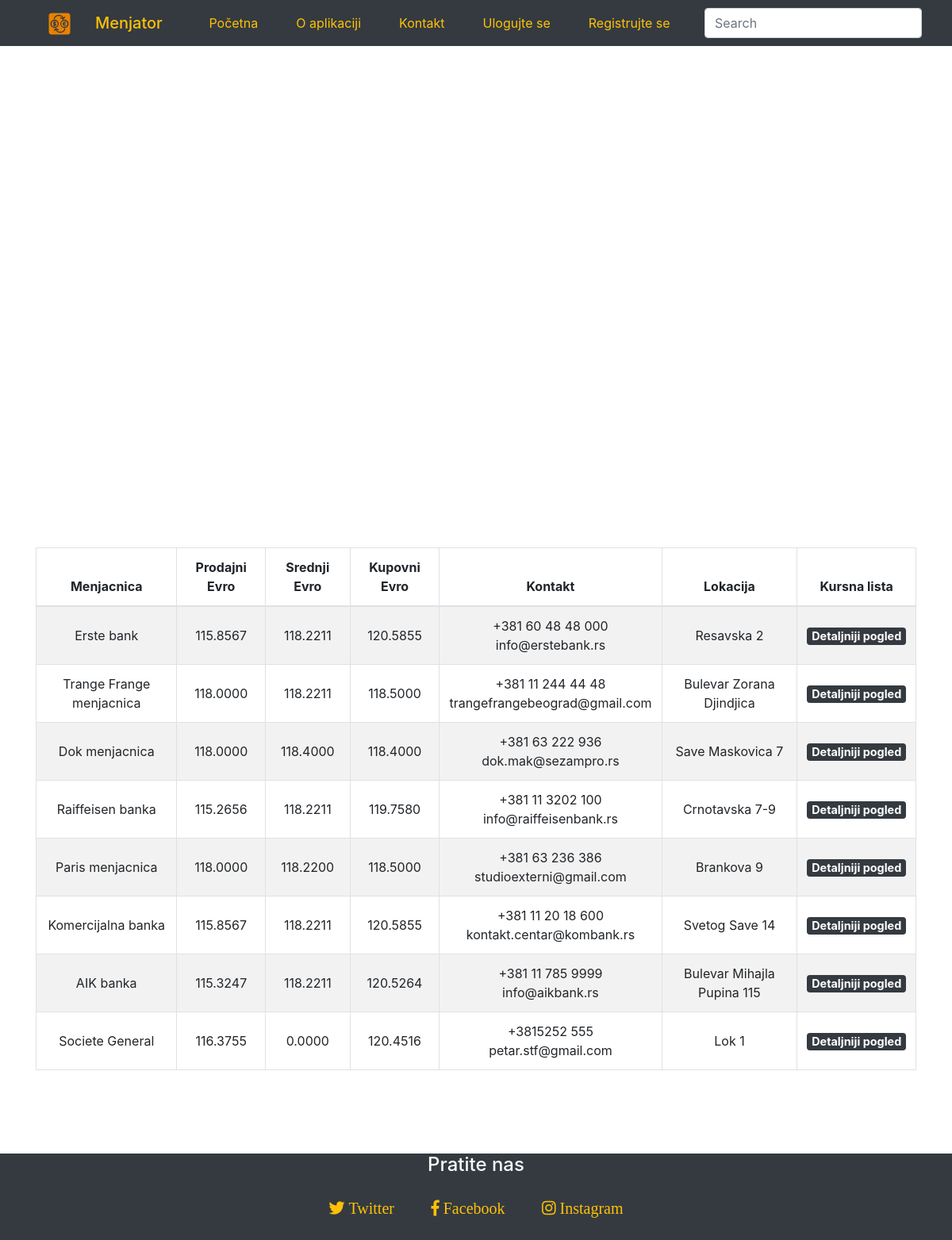
The page / on the database its author committed.
### tables this page shows
CREATE TABLE `currency_list` (
  `currency_list_id` int(11) NOT NULL AUTO_INCREMENT,
  `exchange_office_id` int(11) NOT NULL,
  `currency_id` int(11) NOT NULL,
  `sell_rate` decimal(10,4) NOT NULL,
  `avg_rate` decimal(10,4) NOT NULL,
  `buy_rate` decimal(10,4) NOT NULL,
  `diff_24h` decimal(10,4) DEFAULT NULL,
  `date` date NOT NULL,
  PRIMARY KEY (`currency_list_id`),
  UNIQUE KEY `unique_index_currency_list` (`currency_id`,`exchange_office_id`)
);

### functions/functions.php (called while the page is built, shortened)
<?php
	function screen_print($screen_print, $map){
		if(!is_array($map)){
            return $screen_print;
        }else{
			foreach($map AS $k => $v)
				$screen_print = str_replace("{{{$k}}}", $v, $screen_print);
			return $screen_print;
		}
	}
	function screen_print_nav_bar($user,$username){
		switch($user){
			case'anonymous':
				$nav_bar = file_get_contents("./modules/app/views/inc/nav_bar.html");
				$map = '';
				return screen_print($nav_bar, $map);
			break;
		}
	}
	function getLocations($id) {
        global $conn;
        $sql = "SELECT exchange_office_location FROM exchange_office_location WHERE exchange_office_id = '$id'";
        $res = $conn->query($sql);
        foreach($res as $key => $value) {
            $locations[] = $value['exchange_office_location'];
        }
        if(isset($locations)) {
            return $locations;
        }
    }
	function getRate($exchange_office_id, $rate) {
        global $conn;
        $sql = "SELECT currency_list.sell_rate, currency_list.avg_rate, currency_list.buy_rate FROM currency_list INNER JOIN exchange_office ON currency_list.exchange_office_id = exchange_office.exchange_office_id WHERE currency_list.exchange_office_id = '$exchange_office_id' AND currency_id = '1' AND activation = '1'";
        $res = $conn->query($sql);
        foreach($res as $key => $value) {
            if(isset($value['sell_rate']) && isset($value['avg_rate']) && isset($value['buy_rate'])) {
                $sell_rate = $value['sell_rate'];
                $avg_rate = $value['avg_rate'];
                $buy_rate = $value['buy_rate'];
            }
        }
        if($rate == "sell") {
            return $sell_rate;
        } elseif ($rate == "avg") {
            return $avg_rate;
        }
        return $buy_rate;
    }
?>

### modules/app/models/home.php (called while the page is built, shortened)
<?php
 $sql = "SELECT * FROM exchange_office LEFT JOIN currency_list on exchange_office.exchange_office_id = currency_list.exchange_office_id WHERE currency_id = '1' AND activation = '1'";
    $res = $conn->query($sql);
    foreach ($res as $key => $value) {
        $names[] = $value['exchange_office_name'];
        $ids[] = $value['exchange_office_id'];
        $phones[] = $value['exchange_office_phone'];
        $emails[] = $value['exchange_office_email'];
    }
?>

### modules/app/views/pages/home.php (the view, shortened to what this page needs)
<?php
    include('./modules/app/models/home.php');
?>
    <div id="main" class="container">
        <div id='info' class="row text-center mx-auto my-5" style='min-height: 67vh;'>
        </div>
        <div id="container" class="row text-center mx-auto my-5">
            <table id="currency_table" class="table table-bordered table-striped">
                <thead>
                    <tr>
                        <th scope="col" class="text-center">Menjacnica</th>
                        <th scope="col" class="text-center">Prodajni Evro</th>
                        <th scope="col" class="text-center">Srednji Evro</th>
                        <th scope="col" class="text-center">Kupovni Evro</th>
                        <th scope="col" class="text-center">Kontakt</th>
                        <th scope="col" class="text-center">Lokacija</th>
                        <th scope="col" class="text-center">Kursna lista</th>
                    </tr>
                </thead>
                <?php
                    include('./modules/app/models/search_box.php"');
                ?>
                <tbody id="currency_body">
            <?php
                for($i = 0; $i < count($names); $i++) {
            ?>
                <tr class="text-center">
                    <td class="align-middle">
                        <?= $names[$i]; ?>
                    </td>
                    <td class="align-middle">
                        <?php echo getRate($ids[$i], "sell");?>
                    </td>
                    <td class="align-middle">
                        <?php echo getRate($ids[$i], "avg");?>
                    </td>
                    <td class="align-middle">
                        <?php echo getRate($ids[$i], "buy");?>
                    </td>
                    <td class="align-middle">
                        <?= $phones[$i] . "<br>"; ?>
                        <?= $emails[$i]; ?>
                    </td>
                    <td id="location" class="align-middle">
                        <?php
                            echo getLocations($ids[$i])[0];
                        ?>
                    </td>
                    <td class="align-middle">
                        <a href="index.php?page=profile&id=<?php echo $ids[$i]; ?>" class="badge badge-dark" style='font-size: 0.9rem;'>Detaljniji pogled</a>
                    </td>
                </tr>
            <?php
                }
            ?>
                </tbody>
            </table>
        </div>
    </div>

### index.php (shortened to what this page needs)
<?php
include("./modules/db/connection.php");
include("./functions/functions.php");
$header = file_get_contents('./modules/app/views/inc/header.html');
$titles = array(
			'' => 'Menjator',
			'home' => 'Menjator',
			'about' => 'Menjator - O nama',
			'contact' => 'Menjator - Kontakt',
			'profile' => 'Menjator - Profil',
			'register' => 'Menjator - Registracija',
			'user_creation' => 'Menjator - Kreiranje korisnika',
			'admin_login' => 'Menjator - Prijava',
			'login' => 'Menjator - Prijava',
			'logout' => 'Menjator - Odjava',
			'success' => 'Menjator',
			'success_form' => 'Menjator',
			'settings' => 'Menjator - Podesavanja',
			'search_box' => 'Menjator',
			'stats' => 'Menjator',
			'delete' => 'Menjator'
		);
if($_SESSION) {
	if(isset($_SESSION['logged']) && $_SESSION['logged']) {
            $username = $_SESSION['username'];
            $id = $_SESSION['id'];
            $stmt = $conn->prepare("SELECT * FROM exchange_office WHERE exchange_office_id=?");
            $stmt->bind_param('s', $id);
            $stmt->execute();
            $res = $stmt->get_result();
            $row = $res->fetch_assoc();
            $exchange_office_name = $row['exchange_office_name'];
            $user = 'user';
        } elseif (isset($_SESSION['logged_admin']) && $_SESSION['logged_admin']) {
            $username = $_SESSION['username'];
            $user = 'admin';
        } else {
        	include("./modules/app/views/pages/notifications/error.php");
			include("./modules/app/views/inc/footer.html");
			exit;
       }
}else{
	$user = 'anonymous';
	$username='anonymous';
}
if($_GET){
	if(isset($_GET['page'])){
		$page = $_GET['page'] ?? '';
		if(isset($_GET['id'])){
			$get_id = $_GET['id'] ?? '';
			$profile = checkProfile($get_id);
			$stmt = $conn->prepare("SELECT * FROM exchange_office WHERE exchange_office_id=?");
			$stmt->bind_param('d',$get_id);
			$stmt->execute();
			$res = $stmt->get_result();
			if($res->num_rows > 0) {
				$row = $res->fetch_assoc();
				$user_id = $row['user_id'];
				$exchange_office_id = $row['exchange_office_id'];
				$exchange_office_name = $row['exchange_office_name'];
			}
		}
		if(isset($_GET['file'])){
			if(!empty($_GET['file'])){
				$filename = basename($_GET['file']);
				header('Content-Type: application/octet-stream');
    			header("Content-Disposition: attachment; filename='$filename'");
    			header('Expires: 0');
    			header('Cache-Control: must-revalidate');
    			header('Pragma: public');
    			header('Content-Length: ' . filesize($filename));
    			readfile('./'.$filename);
    			exit;
			}
		}
		foreach($titles as $key => $value){
			if($page==$key){
				$map_header = array('TITLE' => $value);
				echo screen_print($header,$map_header);
				echo screen_print_nav_bar($user,$username);
			}
		}
		if(isset($_GET['action'])){
			$action = $_GET['action'] ?? '';
			if(($action!='edit_profile' && $action!='edit_currencylist')||
				($action=='edit_profile' && $user=='anonymous')||
				($action=='edit_currencylist' && $user!='user')){
					include("./modules/app/views/pages/notifications/error.php");
					include("./modules/app/views/inc/footer.html");
					exit;
			}
		}
		switch ($page) {
			case '' :
				include('./modules/app/views/pages/home.php');
				break;
			case 'home' :
				include('./modules/app/views/pages/home.php');
				break;
			case 'about' :
				include('./modules/app/views/pages/about.html');
				break;
			case 'contact' :
				include('./modules/app/controllers/contact.php');
				break;
			case 'search_box' :
				include('./modules/app/views/pages/home.php');
				break;
			case 'settings' :
				if($user=='user'){
					include('./modules/app/controllers/settings.php');
				}else{
					include('./modules/app/views/pages/notifications/error.php');
				}
				break;
			case 'success' :
				if($user=='user'){
					include('./modules/app/views/pages/notifications/success.html');
				}else{
					include('./modules/app/views/pages/notifications/error.php');
				}
				break;
			case 'success_form' :
				if($user=='anonymous'){
					include('./modules/app/controllers/auth/success_form.php');
				}else{
					include('./modules/app/views/pages/notifications/error.php');
				}
				break;
			case 'login' :
				if($user=='anonymous'){
					include('./modules/app/controllers/auth/auth.php');
				}elseif($user=='user'){
					include('./modules/app/views/pages/notifications/user_loggedin.html');
				}elseif($user=='admin'){
					include('./modules/app/views/pages/notifications/admin_loggedin.html');
				}else{
					include('./modules/app/views/pages/notifications/error.php');
				}
				break;
			case 'register' :
				if($user=='anonymous'){
					include('./modules/app/controllers/auth/register.php');
				}elseif($user=='user'){
					include('./modules/app/views/pages/notifications/user_loggedin.html');
				}elseif($user=='admin'){
					include('./modules/app/views/pages/notifications/admin_loggedin.html');
				}else{
					include('./modules/app/views/pages/notifications/error.php');
				}
				break;
			case 'admin_login' :
				if($user=='admin'){
					include('./modules/app/views/pages/notifications/admin_loggedin.html');
				}elseif($user=='user'){
					include('./modules/app/views/pages/notifications/error.php');
				}else{
					include('./modules/app/controllers/auth/admin_login.php');
				}
				break;
			case 'user_creation' :
				if($user=='admin'){
					include('./modules/app/controllers/auth/user_creation.php');
				}else{
					include('./modules/app/views/pages/notifications/error.php');
				}
				break;
			case 'logout' :
				if($user=='admin' || $user=='user'){
					include('./modules/app/controllers/auth/logout.php');
				}else{
					include('./modules/app/views/pages/notifications/error.php');
				}
				break;
			case 'profile' :
				if($profile){
					include("./modules/app/views/pages/profile/profile.php");
				}else{
					include('./modules/app/views/pages/notifications/error.php');
				}
				break;
			case 'stats' :
				if($user == 'admin') {
					include('./modules/app/views/pages/stats.php');
				} else {
					include('./modules/app/views/pages/notifications/error.php');
				}
				break;
			case 'delete' :
				if($user == 'admin') {
					include('./modules/app/models/auth/delete_user.php');
				} else {
					include('./modules/app/views/pages/notifications/error.php');
				}
				break;
			default :
				$map_header = array('TITLE' => 'error');
				echo screen_print($header,$map_header);
				echo screen_print_nav_bar($user,$username);
				include('./modules/app/views/pages/notifications/error.php');
				break;
		}
	}else{
		$map_header = array('TITLE' => $titles['home']);
		echo screen_print($header,$map_header);
		echo screen_print_nav_bar($user,$username);
		include('./modules/app/views/pages/home.php');
	}
}else{
	$map_header = array('TITLE' => $titles['home']);
	echo screen_print($header,$map_header);
	echo screen_print_nav_bar($user,$username);
	include('./modules/app/views/pages/home.php');
}
?>

### modules/app/assets/stylesheets/main.css (style rules this page uses)
*, *:after, *:before { box-sizing: border-box; -moz-box-sizing: border-box; }
* { margin:0;padding:0;border:0 none;position: relative; outline: none; }
body { min-height: 100vh; position: relative; margin: 0; }
footer { position: absolute; bottom: 0; }
.link-text::before { content: ""; position: absolute; width: 100%; height: 3px; bottom: -25%; left: 0; margin-top: 5px; background: #ffc107; visibility: hidden; border-radius: 5px; transform: scaleX(0); transition: .25s linear; }
#main { overflow:auto; min-height: 90vh; padding-bottom:150px; }

### rows shown on the page
currency_list: sell_rate "115.8567"
currency_list: sell_rate "118.0000"
currency_list: sell_rate "118.0000"
currency_list: sell_rate "115.2656"
currency_list: sell_rate "118.0000"
currency_list: sell_rate "115.3247"
currency_list: sell_rate "116.3755"

### other values the page prints
$names[$i] "Erste bank"
getRate($ids[$i], "avg") "118.2211"
getRate($ids[$i], "buy") "120.5855"
$phones[$i] "+381 60 48 48 000"
$emails[$i] "info@erstebank.rs"
getLocations($ids[$i])[0] "Resavska 2"
$names[$i] "Trange Frange menjacnica"
getRate($ids[$i], "buy") "118.5000"
$phones[$i] "+381 11 244 44 48"
$emails[$i] "trangefrangebeograd@gmail.com"
getLocations($ids[$i])[0] "Bulevar Zorana Djindjica"
$names[$i] "Dok menjacnica"
getRate($ids[$i], "avg") "118.4000"
getRate($ids[$i], "buy") "118.4000"
$phones[$i] "+381 63 222 936"
